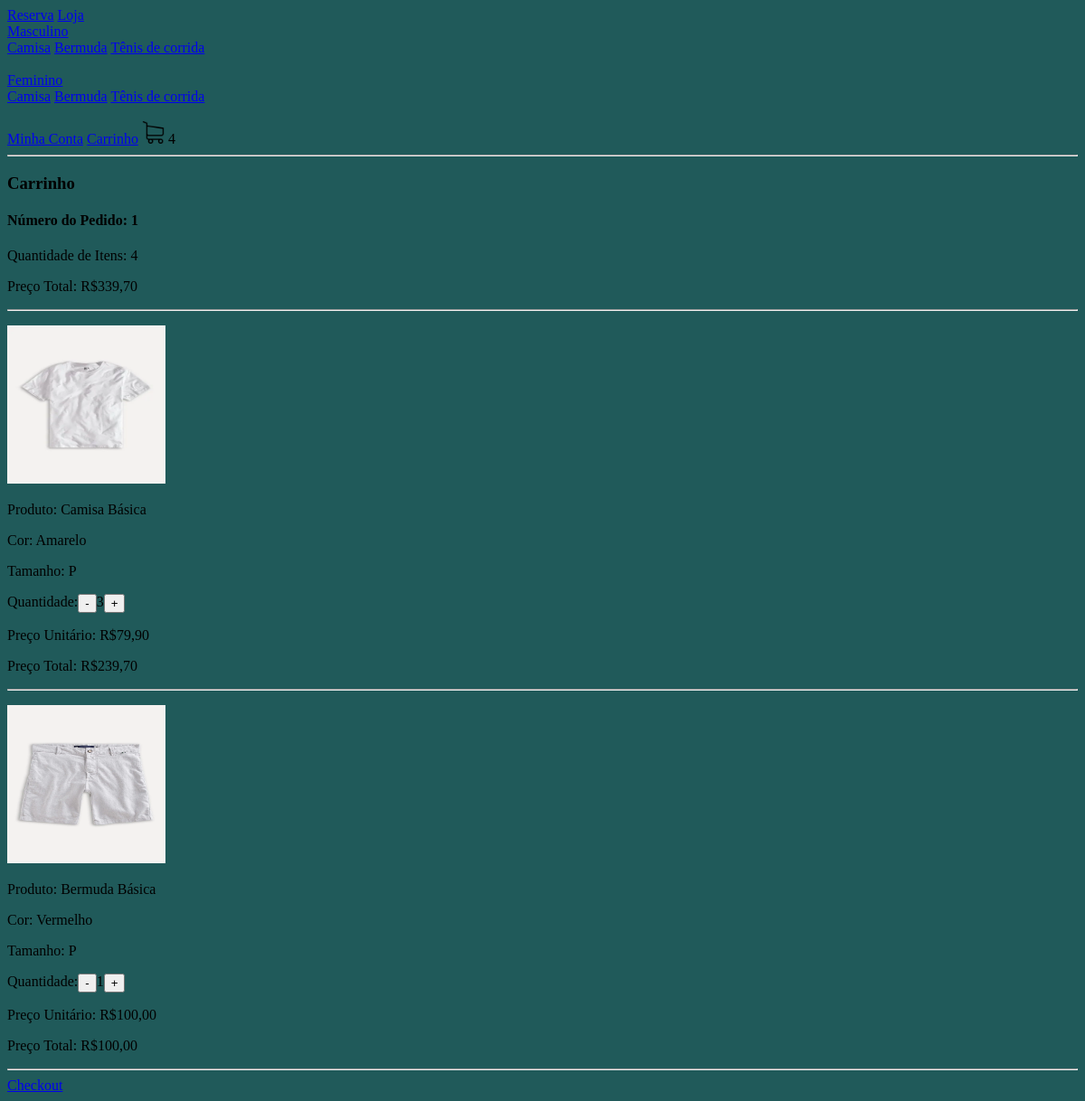
Page /carrinho/ (signed in) on the earlier database version.
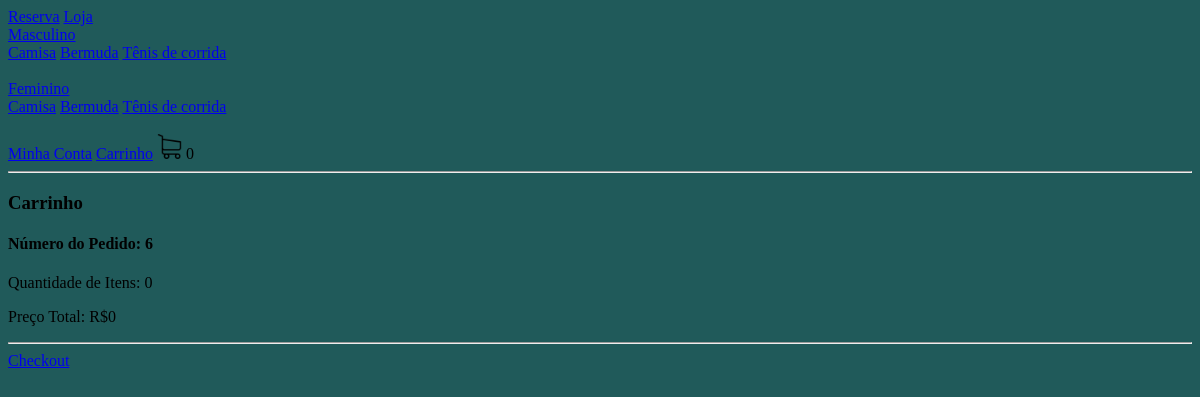
Same page on the later database version.
### loja/models.py (models this page shows, shortened)
class Categoria(models.Model):
    nome = models.CharField(max_length=200, null=True, blank=True)
    slug = models.CharField(max_length=200, null=True, blank=True)

class Tipo(models.Model):
    nome = models.CharField(max_length=200, null=True, blank=True)
    slug = models.CharField(max_length=200, null=True, blank=True)

class Pedido(models.Model):
    cliente = models.ForeignKey(
        Cliente, null=True, blank=True, on_delete=models.SET_NULL)
    finalizado = models.BooleanField(default=False)
    codigo_transacao = models.CharField(max_length=400, null=True, blank=True)
    endereco = models.ForeignKey(
        Endereco, null=True, blank=True, on_delete=models.SET_NULL)
    data_finalizacao = models.DateTimeField(null=True, blank=True)
    @property
    def quantidade_total(self):
        itens_pedido = ItensPedido.objects.filter(pedido__id=self.id)
        quantidade = sum([item.quantidade for item in itens_pedido])
        return quantidade
    @property
    def preco_total(self):
        itens_pedido = ItensPedido.objects.filter(pedido__id=self.id)
        preco = sum([item.preco_total for item in itens_pedido])
        return preco

class ItensPedido(models.Model):
    item_estoque = models.ForeignKey(
        Itemestoque, null=True, blank=True, on_delete=models.SET_NULL)
    quantidade = models.IntegerField(default=0)
    pedido = models.ForeignKey(
        Pedido, null=True, blank=True, on_delete=models.SET_NULL)
    @property
    def preco_total(self):
        preco_total = self.quantidade * self.item_estoque.produto.preco
        return preco_total

class Itemestoque(models.Model):
    produto = models.ForeignKey(
        Produto, null=True, blank=True, on_delete=models.SET_NULL)
    cor = models.ForeignKey(Cor, null=True, blank=True,
                            on_delete=models.SET_NULL)
    tamanho = models.CharField(max_length=200, null=True, blank=True)
    quantidade = models.IntegerField(default=0)

class Produto(models.Model):
    imagem = models.ImageField(null=True, blank=True)
    nome = models.CharField(max_length=200, null=True, blank=True)
    preco = models.DecimalField(max_digits=10, decimal_places=2)
    ativo = models.BooleanField(default=True)
    categoria = models.ForeignKey(
        Categoria, null=True, blank=True, on_delete=models.SET_NULL)
    tipo = models.ForeignKey(
        Tipo, null=True, blank=True, on_delete=models.SET_NULL)

class Cor(models.Model):
    nome = models.CharField(max_length=200, null=True, blank=True)
    codigo = models.CharField(max_length=200, null=True, blank=True)

### loja/views.py (the view, shortened to what this page needs)
# urls.py: path('carrinho/', carrinho, name='carrinho'),
def carrinho(request):
    if request.user.is_authenticated:
        cliente = request.user.cliente
    pedido, criado = Pedido.objects.get_or_create(
        cliente=cliente, finalizado=False)
    itens_pedido = ItensPedido.objects.filter(pedido=pedido)
    context = {"itens_pedido": itens_pedido,
               "pedido": pedido, "cliente_existente": True}
    return render(request, 'carrinho.html', context)

### loja/novos_context.py (called while the page is built)
def carrinho(request):
    quantidade_produtos_carrinho = 0
    if request.user.is_authenticated:
        cliente = request.user.cliente
    else:
        if request.COOKIES.get("id_sessao"):
            id_sessao = request.COOKIES.get("id_sessao")
            cliente, criado = Cliente.objects.get_or_create(id_sessao=id_sessao)
        else:
            return {"quantidade_produtos_carrinho": quantidade_produtos_carrinho}
    pedido, criado = Pedido.objects.get_or_create(
        cliente=cliente, finalizado=False)
    itens_pedido = ItensPedido.objects.filter(pedido=pedido)
    for item in itens_pedido:
        quantidade_produtos_carrinho += item.quantidade
    return {"quantidade_produtos_carrinho": quantidade_produtos_carrinho}

def categorias_tipos(request):
    categorias_navegacao = Categoria.objects.all()
    tipos_navegacao = Tipo.objects.all()
    return {"categorias_navegacao": categorias_navegacao, "tipos_navegacao": tipos_navegacao}

### loja/templates/carrinho.html (shortened to what this page needs)
{% extends 'base.html' %}
{% load static %}
{% block body %}
<hr>
    <h3>Carrinho</h3>
    {% if cliente_existente %}
        <h4>Número do Pedido: {{ pedido.id }}</h4>
        <p>Quantidade de Itens: {{ pedido.quantidade_total }}</p>
        <p>Preço Total: R${{ pedido.preco_total }}</p>
        <hr>
        {% for item in itens_pedido %}
            <p>
                <p> <img src="{{item.item_estoque.produto.imagem.url}}" width="175" height="175"> </p>
                <p> Produto: {{ item.item_estoque.produto.nome }} </p>
                <p> Cor: {{ item.item_estoque.cor.nome }} </p>
                <p>Tamanho: {{ item.item_estoque.tamanho }} </p>
                <div style="display: flex;">
                    Quantidade:
                    <form action="{% url 'remover_carrinho' item.item_estoque.produto.id %}" method="post">
                        <button type="submit">-</button>
                    </form>
                    {{ item.quantidade }}
                    <form action="{% url 'adicionar_carrinho' item.item_estoque.produto.id %}" method="post">
                        <button type="submit">+</button>
                    </form>
            </div>
                <p>Preço Unitário: R${{ item.item_estoque.produto.preco }}</p>
                <p>Preço Total: R${{ item.preco_total }} </p>
            </p>
            <hr>
        {% endfor %}
        <a href="{% url 'checkout' %}">Checkout</a>
    {% else %}
            <h3>Seu carrinho está vázio</h3>
            <a href="{% url 'loja' %}">Visite nossa loja</a>
    {% endif %}
{% endblock %}

### loja/templates/navbar.html
{% load static %}
<nav>
    <a href="{% url 'homepage' %}">Reserva</a>
    <a href="{% url 'loja' %}">Loja</a>
    <div >
        {% for categoria in categorias_navegacao %}
        <div>
            <a href="{% url 'loja' %}{{categoria.slug}}">{{categoria.nome}}</a>
            <br>
            {% for tipo in tipos_navegacao %}
                <a href="{% url 'loja' %}{{categoria.slug}}-{{tipo.slug}}">{{tipo.nome}}</a>
            {% endfor %}
            <br>
            <br>
        </div>
        {% endfor %}
    </div>
    {% if request.user.is_authenticated %}
        <a href="{% url 'minha_conta' %}">Minha Conta</a>
    {% else %}
        <a href="{% url 'fazer_login' %}">Login</a>
    {% endif %}
    <a href="{% url 'carrinho' %}">Carrinho</a>
    <a href="{% url 'carrinho' %}"><img src="{% static 'images/carrinho.png' %}" width="25" height="25"></a>
    {{quantidade_produtos_carrinho}}
</nav>

Differences in the rows shown:
no longer on this page (row edited): Pedido: id "1", quantidade_total "4", preco_total "339,70"
no longer on this page (row unchanged): ItensPedido: item_estoque.produto.imagem (picture), item_estoque.produto.nome "Camisa Básica", item_estoque.cor.nome "Amarelo", item_estoque.tamanho "P", quantidade "3", item_estoque.produto.preco "79,90", preco_total "239,70"
no longer on this page (row unchanged): ItensPedido: item_estoque.produto.imagem (picture), item_estoque.produto.nome "Bermuda Básica", item_estoque.cor.nome "Vermelho", item_estoque.tamanho "P", quantidade "1", item_estoque.produto.preco "100,00", preco_total "100,00"
added Pedido: id "6", quantidade_total "0", preco_total "0"
Other differences:
{{ quantidade_produtos_carrinho }}: "4" → "0"
